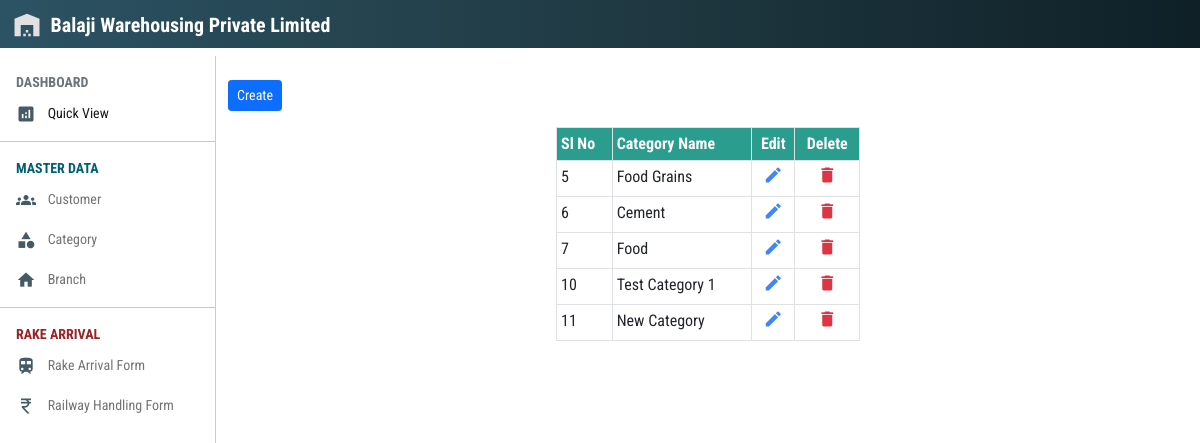
The page /category/list on the database its author committed.
### rake/models.py (models this page shows, shortened)
class Category(models.Model):
    name = models.CharField(max_length=256, unique = True, blank = False)

### rake/views.py (the view)
# urls.py: path('category/list',views.CategoryListView.as_view(),name ='category_list'),
class CategoryListView(ListView):
    model = Category
    template_name = 'category_list.html'
    def get_queryset(self):
        return Category.objects.all().order_by('id')

### rake/templates/rake/category_list.html (shortened to what this page needs)
{% extends 'rake/base.html' %}
{% load widget_tweaks %}
{% load static %}
{% block body_block %}
<div class="row mt-3">
    <div class="col-4">
        <button id="create-category" class="btn btn-primary btn-sm">Create</button>
    </div>
</div>
<div class="row mt-3">
    <div class="col-4">
    </div>
    <div class="col-4">
        <table class="table table-sm table-bordered">
            <thead class="text-white" style="background-color:#2a9d8f;">
            <tr>
                <th scope="col">Sl No</th>
                <th scope="col">Category Name</th>
                <th scope="col" id="edit-category" class="text-center">Edit</th>
                <th scope="col" class="text-center">Delete</th>
            </tr>
            </thead>
            <tbody>
                {% for item in category_list %}
                    <tr>
                        <td>{{item.id}}</td>
                        <td>{{item.name}}</td>
                        <td class="text-center">
                                <span style="color:#4285F4;" class="material-icons">edit</span>
                        </td>
                        <td class="text-center">
                                <span class="material-icons text-danger">delete</span>
                        </td>
                    </tr>
                {% endfor %}
            </tbody>
        </table>
    </div>
</div>
{% endblock %}

### rake/static/css/base_style.css (style rules this page uses)
body { font-family: "Roboto Condensed", sans-serif !important; }
.material-icons { font-size: 20px; }
:root { --offcanvas-width: 18vw; --topNavbarHeight: 56px; }
@media (min-width: 992px) { body { overflow: auto !important; } }

### rows shown on the page
Category: id "5", name "Food Grains"
Category: id "6", name "Cement"
Category: id "7", name "Food"
Category: id "10", name "Test Category 1"
Category: id "11", name "New Category"
